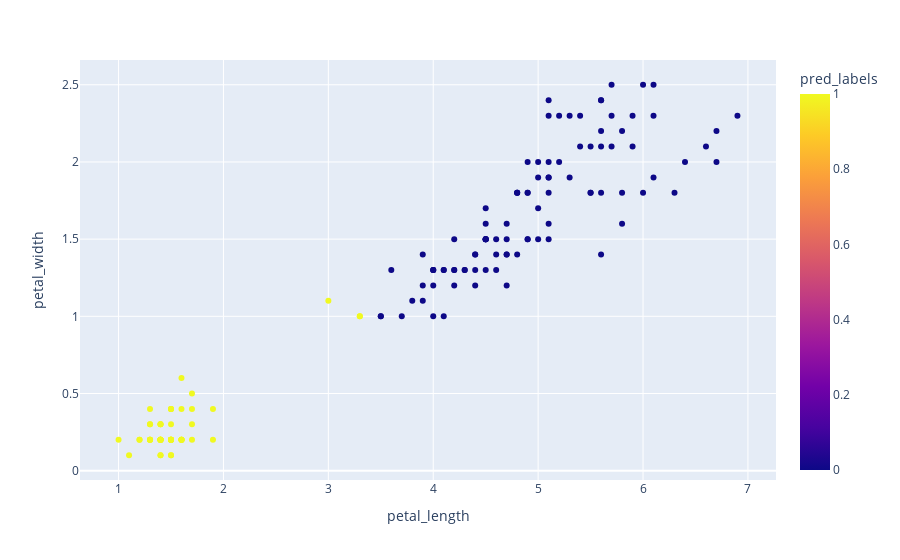

Source (notebook cell):
### Code cell
px.scatter(df,x="petal_length",y="petal_width", color="pred_labels")

### Figure 1 — Plotly figure (JSON) as saved in the notebook; plotly's stock layout.template omitted (floating-point values rounded to 4 significant figures; data arrays with more than 128 entries replaced by an {"elided": "..."} marker saying what was removed)
{"data": [{"hovertemplate": "petal_length=%{x}<br>petal_width=%{y}<br>pred_labels=%{marker.color}<extra></extra>", "legendgroup": "", "marker": {"color": {"elided": "150 int values"}, "coloraxis": "coloraxis", "symbol": "circle"}, "mode": "markers", "name": "", "orientation": "v", "showlegend": false, "type": "scatter", "x": {"elided": "150 float values"}, "xaxis": "x", "y": {"elided": "150 float values"}, "yaxis": "y"}], "layout": {"coloraxis": {"colorbar": {"title": {"text": "pred_labels"}}, "colorscale": [[0, "#0d0887"], [0.1111, "#46039f"], [0.2222, "#7201a8"], [0.3333, "#9c179e"], [0.4444, "#bd3786"], [0.5556, "#d8576b"], [0.6667, "#ed7953"], [0.7778, "#fb9f3a"], [0.8889, "#fdca26"], [1, "#f0f921"]]}, "legend": {"tracegroupgap": 0}, "margin": {"t": 60}, "xaxis": {"anchor": "y", "domain": [0, 1], "title": {"text": "petal_length"}}, "yaxis": {"anchor": "x", "domain": [0, 1], "title": {"text": "petal_width"}}}}
